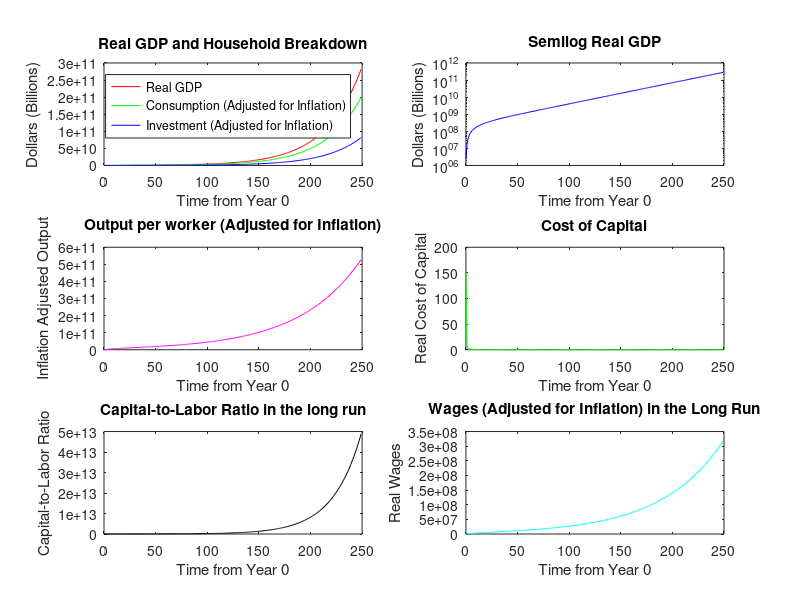

The MATLAB script that drew this image: (Note: this script raises an error after producing the figure.)

% This model simulates the growth of an economy based on the Swan-Solow model of economic growth with and without productivity shocks
 
%% Parameters
t = 250; % Number of years modelled in the simulation
n = 0.02; % The Population Grows at the rate of n per year 
s = 0.29; % Proportion of Income Saved or Invested
cons = 1-s; % Proportion of Income Consumed
b = 4.7; % Time discount factor
sigma = 3.0; % The Inverse of the elasticity of substitution of consumption
a = 0.4; % This is the elasticity of output with respect to capital (0<a<1)
d = 0.073;  % Stock of Capital Depreciates at the rate of d every year
g = 0.01; % Technology Grows at the rate of g per year
rho = 0.88;  % Autoregressive parameter in Productivity shock
sigma_e = 0.01; % Standard Deviation of the innovation in the autoregressive process for the technology shock

% Steady State Parameters
K_ss = (s*b/((1+n)*(1+g)-(1-d)))^(1/(1-a)); % Steady State stock of capital
Y_ss = b*(K_ss^a); % Output in Steady State
C_ss = cons*Y_ss; % Consumption in Steady State
I_ss = s*Y_ss; % Investment (Savings) in Steady State
marg_productivity_ss = a*b*K_ss^(a-1); % Marginal Productivity

%% Initial Values
Y0 = 21427675; % Total Output in Year 0
K0 = 56215.312; % Initial Stock of Capital
labor_force = 253.069; % Initial Labor Force of the country
A0 = Y0/( K0^(a)*labor_force^(1-a));

%% Simulation

% Initializing the matrices
A = zeros();
N = zeros();
K = zeros();

K(1) = K0/labor_force;
N(1) = labor_force;
A(1) = A0; 

% Recursive Algorithm that models the economy
for j = 1:t-1
    N(j+1,1) = (1+n)*N(j,1);
    A(j+1,1) = (1+g)*A(j,1);
    K(j+1,1) = (1-d)*K(j,1)/(1+n) + s*A(j,1)*K(j,1)^(a)/(1+n);
end

%% Variable Computation

Y = A.*(K.^(a)).*(N.^(1-a)); % Total demand/output in the economy
G = A.*K.^(a)*1000; % Effective output per worker in the economy

K = K.*N; % Capital Stock in the economy
cost_cap = a*A.*(K.^(a-1)).*(N.^(1-a)); % The cost of capital/cost of borrowing

real_wages = (1-a)*A.*(K.^(a)).*(N.^(-a)); % Real wages earned by the workers

%% Plotting 

figure(1)
subplot(3, 2, 1)
plot((0:(t-1)),Y, 'r')
hold on
plot((0:(t-1)), cons.*Y, 'g')
plot((0:(t-1)), s.*Y, 'b')
title('Real GDP and Household Breakdown');
xlabel('Time from Year 0');
ylabel('Dollars (Billions)');
legend('Real GDP','Consumption (Adjusted for Inflation)','Investment (Adjusted for Inflation)', 'Location', 'Best')
hold off

subplot(3, 2, 2)
semilogy((0:(t-1)),Y, 'b')
title('Semilog Real GDP');
xlabel('Time from Year 0');
ylabel('Dollars (Billions)');

subplot(3, 2, 3)
plot((0:(t-1)),G, 'm')
title('Output per worker (Adjusted for Inflation)');
xlabel('Time from Year 0');
ylabel('Inflation Adjusted Output');

subplot(3, 2, 4)
plot((0:(t-1)),cost_cap, 'g')
title('Cost of Capital');
xlabel('Time from Year 0');
ylabel('Real Cost of Capital');

subplot(3, 2, 5)
plot((0:(t-1)),K, 'k')
title('Capital-to-Labor Ratio in the long run');
xlabel('Time from Year 0');
ylabel('Capital-to-Labor Ratio');

subplot(3, 2, 6)
plot((0:(t-1)),real_wages, 'c')
title('Wages (Adjusted for Inflation) in the Long Run');
xlabel('Time from Year 0');
ylabel('Real Wages');

pause

%% Shock Simuation

% Initial Values
theta_0 = 1; % Gives the output to capital ratio in the economy
K0_shock = K_ss; 
Y0_shock = b*theta_0*(K0_shock^a);
C0_shock = (1-s)*Y0_shock; 
I0_shock = s*Y0_shock; 
marg_productivity0 = a*b*theta_0*K0_shock^(a-1);

% Initializing the matrices
theta = []; % Theta Vector
K_shock = []; % Capital Vector
Y_shock = []; % Output Vector
C_shock = []; % Consumption Vector
I_shock = []; % Invertment Vector
marg_productivity = []; % Marginal Productivity Vector
Y_grow = []; % Growth in Output Vector

K_shock = [K_shock; K0_shock];
Y_shock = [Y_shock; Y0_shock];
C_shock = [C_shock; C0_shock];
I_shock = [I_shock; I0_shock];
marg_productivity = [marg_productivity; marg_productivity0];
theta = [theta; theta_0];

% Introduction of productivity shock through change in technology
tech = randn(t+100,1)*sigma_e; 
tech = tech(101:t+100);

% Recursive Algorithm that models the economy
for p = 1:t
    
    theta_p = exp(rho*log(theta_0)+tech(p)); 
    theta_0 = theta_p; 
    theta = [theta; theta_p];
    
    K_p = (s/((1+n)*(1+g)))*b*theta_p*(K0_shock^a)+((1-d)/((1+n)*(1+g)))*K0_shock;
    K0_shock = K_p;
    K_shock = [K_shock; K_p];
    
    Y_p = b*theta_p*K_p^a;
    Y_shock = [Y_shock; Y_p];
    
    C_p = (1-s)*Y_p;
    C_shock = [C_shock; C_p];
    
    I_p = s*Y_p;
    I_shock = [I_shock; I_p];
    
    marg_productivity_p = a*b*theta_p*K_p^(a-1);
    marg_productivity = [marg_productivity; marg_productivity_p];
    
end

% Computation of Logarithmic Output
log_output = 1:t+1; 
log_output = log_output';
ln_Y = log(Y_shock)+log(1+g).*log_output;

% Computation of Output Growth
for q = 1:t
    Y_grow_t = ((Y_shock(q+1)-Y_shock(q))/Y_shock(q))*100;
    Y_grow = [Y_grow; Y_grow_t];
end
%% Plotting for Shocks

figure(2)
suptitle('Productivity Shocks')
subplot(3,2,1)
plot(Y_shock(1:t), 'k');
title('Real GDP (Output)');
xlabel('Time from Year 0');

subplot(3,2,2)
plot(ln_Y(1:100));
title('Output on a Logarithmic Scale');
xlabel('Time from Year 0');

subplot(3,2,3)
plot(Y_grow(1:t), 'b');
title('Growth rate of Output');
xlabel('Time from Year 0');

subplot(3,2,4)
plot(C_shock(1:t), 'g');
hold on
plot(I_shock(1:t), 'y');
title('Total Consumption & Investment (Adjusted for Inflation');
xlabel('Time from Year 0');
legend('Consumption', 'Investment');
hold off

subplot(3,2,5)
plot(K_shock(1:t), 'r');
title('Stock of capital');
xlabel('Time from Year 0');

subplot(3,2,6)
plot(marg_productivity(1:t), 'c');
title('Real interest rate');
xlabel('Time from Year 0');
